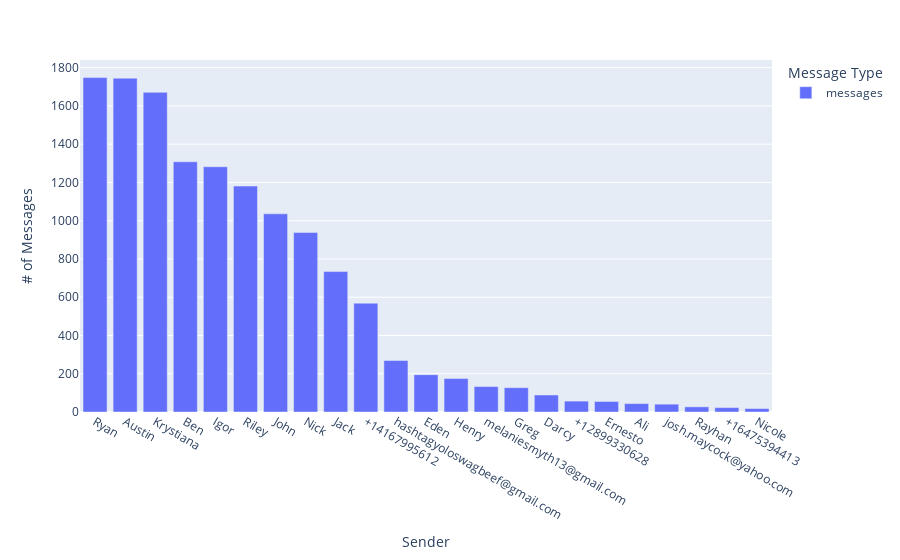

Notebook cell for this chart:
### Code cell
px.bar(text_count.loc[text_count['messages'] > 5]['messages'], labels={'value' : '# of Messages', 'variable' : 'Message Type', 'sender' : 'Sender'})

### Figure 1 — Plotly figure (JSON) as saved in the notebook; plotly's stock layout.template omitted (floating-point values rounded to 4 significant figures)
{"data": [{"alignmentgroup": "True", "hovertemplate": "Message Type=messages<br>Sender=%{x}<br># of Messages=%{y}<extra></extra>", "legendgroup": "messages", "marker": {"color": "#636efa", "pattern": {"shape": ""}}, "name": "messages", "offsetgroup": "messages", "orientation": "v", "showlegend": true, "textposition": "auto", "type": "bar", "x": ["Ryan", "Austin", "Krystiana", "Ben", "Igor", "Riley", "John", "Nick", "Jack", "+14167995612", "hashtagyoloswagbeef@gmail.com", "Eden", "Henry", "melaniesmyth13@gmail.com", "Greg", "Darcy", "+12899330628", "Ernesto", "Ali", "josh.maycock@yahoo.com", "Rayhan", "+16475394413", "Nicole"], "xaxis": "x", "y": [1748, 1745, 1671, 1308, 1282, 1181, 1036, 938, 734, 569, 269, 195, 175, 133, 127, 89, 57, 55, 44, 41, 27, 23, 18], "yaxis": "y"}], "layout": {"barmode": "relative", "legend": {"title": {"text": "Message Type"}, "tracegroupgap": 0}, "margin": {"t": 60}, "xaxis": {"anchor": "y", "domain": [0, 1], "title": {"text": "Sender"}}, "yaxis": {"anchor": "x", "domain": [0, 1], "title": {"text": "# of Messages"}}}}
